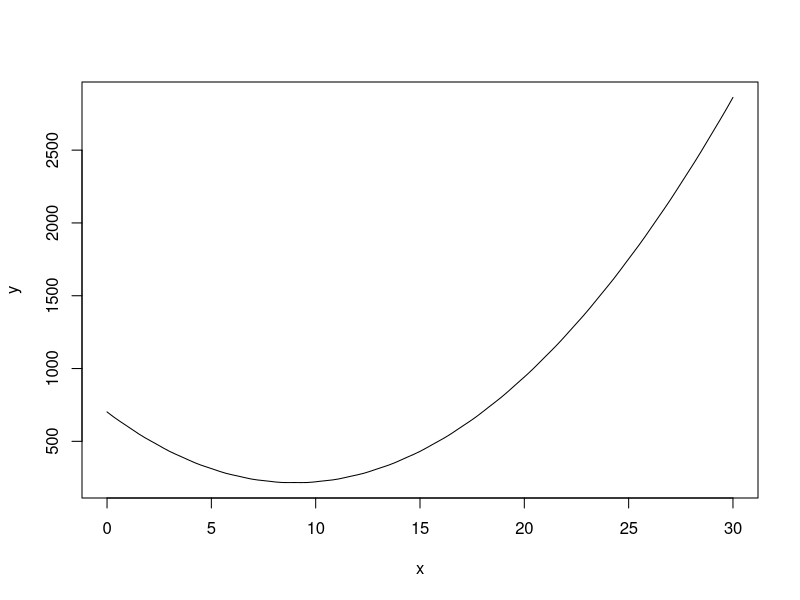

R code for this plot:
y <- function(x) {(x-3)^2+2*(x-3)^2+3*(x-15)^2+sin(100*x)}

optimise(y, c(0,100))
optimise(y, c(0,15))
optimise(y, c(9,12))
optimise(y, c(10,11))

plot(y,0,30)

# we do not get the same optimum each time
# we get local optimums (not global optimum)